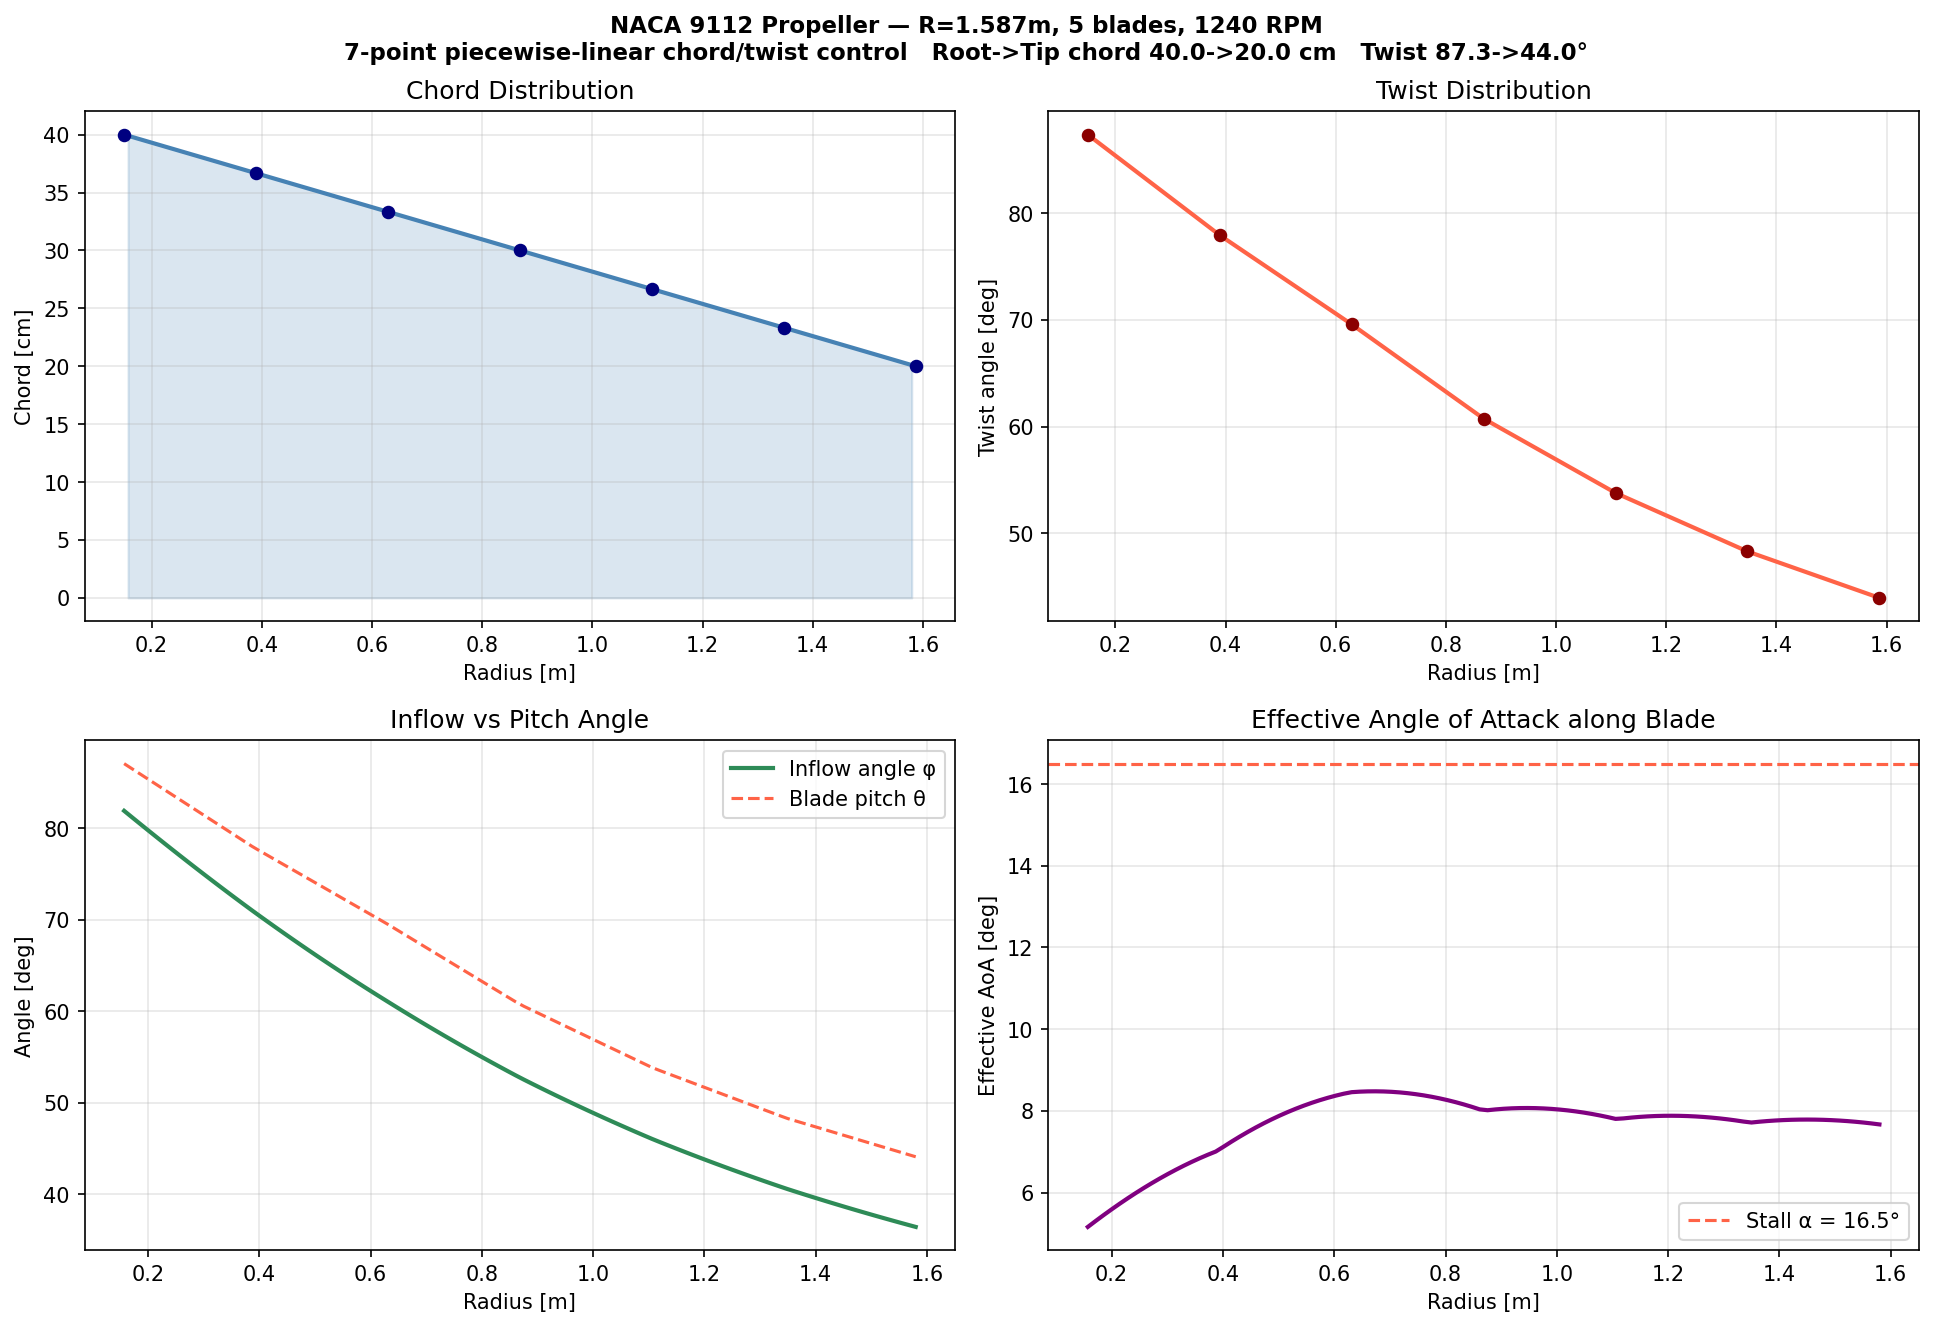

Python code for this plot:
# -*- coding: utf-8 -*-
"""Propeller Design using BEM + NeuralFoil (NACA 9112)
Spitfire Mk 24 geometry: R=1.587 m, 5 blades, 1240 RPM
Optimise: piecewise-linear N-point chord and twist distributions for max CT at 250 kts
"""

import numpy as np
from scipy.optimize import minimize, brentq
from scipy.interpolate import interp1d
import matplotlib.pyplot as plt
import aerosandbox as asb
import neuralfoil as nf

# ============================================================
# 1. ISA Conditions at 10,000 ft
# ============================================================
alt_m   = 10_000 * 0.3048
T       = 288.15 - 0.0065 * alt_m
rho     = 1.225 * (T / 288.15) ** 4.256
a_sound = np.sqrt(1.4 * 287 * T)
mu      = 1.458e-6 * T**1.5 / (T + 110.4)
nu      = mu / rho

# ============================================================
# 2. Propeller Parameters — Spitfire Mk 24
# ============================================================
R       = 1.587   # radius [m]
R_root  = 0.150   # hub radius [m]
N_b     = 5       # blades
RPM     = 1240    # propeller RPM
Omega   = RPM * 2 * np.pi / 60
N_EL    = 100      # spanwise elements
a_w     = 0.61    # wake contraction ratio

V_DESIGN = 250 * 0.51444   # design speed: 250 kts [m/s]
N_CTRL = 7
GEOM_CTRL_STATIONS = np.linspace(0.0, 1.0, N_CTRL)  # active blade span: root -> tip

CHORD_GUESS_ROOT = 0.25
CHORD_GUESS_TIP = 0.12

CHORD_MIN_ROOT = 0.05
CHORD_MIN_TIP = 0.02
CHORD_MAX_ROOT = 0.40
CHORD_MAX_TIP = 0.20

# Twist is now referenced to the design-point inflow angle instead of fixed
# absolute bounds. This avoids forcing the optimizer into strongly negative AoA
# at high advance ratio.
TWIST_ALPHA_GUESS_DEG = 4.0
TWIST_ALPHA_MIN_DEG = -2.0
TWIST_ALPHA_MAX_DEG = 12.0
TWIST_ABS_MIN_DEG = 5.0
TWIST_ABS_MAX_DEG = 95.0

# ============================================================
# 3. NeuralFoil Polars for NACA 9112
# Pre-computed at 75% span (most aerodynamically loaded region)
# ============================================================
airfoil     = asb.Airfoil("naca9112")
ALPHA_POLAR = np.linspace(-10, 25, 71)

lambda_c_design = V_DESIGN / (Omega * R)
r75      = 0.75 * R
V_loc_75 = Omega * R * np.sqrt((r75/R)**2 + lambda_c_design**2)
c_ref    = 0.20          # reference chord estimate for Re [m]
Re_ref   = V_loc_75 * c_ref / nu
M_ref    = V_loc_75 / a_sound

print(f"Reference polar conditions (75% span, 250 kts):")
print(f"  V_local = {V_loc_75:.1f} m/s  M = {M_ref:.3f}  Re = {Re_ref/1e6:.2f}M")
print("  Running NeuralFoil for NACA 9112...")

aero   = nf.get_aero_from_airfoil(airfoil=airfoil, alpha=ALPHA_POLAR,
                                   Re=Re_ref, model_size="large")
CL_raw = np.array(aero["CL"])
CD_raw = np.array(aero["CD"])

CL_func = interp1d(ALPHA_POLAR, CL_raw, bounds_error=False,
                   fill_value=(CL_raw[0], CL_raw[-1]))
CD_func = interp1d(ALPHA_POLAR, CD_raw, bounds_error=False,
                   fill_value=(CD_raw[0], CD_raw[-1]))

print(f"  CL_max = {CL_raw.max():.3f}  at α = {ALPHA_POLAR[CL_raw.argmax()]:.1f}°")
print(f"  Best L/D = {(CL_raw/CD_raw).max():.1f}  at α = {ALPHA_POLAR[(CL_raw/CD_raw).argmax()]:.1f}°")
phi_ctrl_deg = np.degrees(np.arctan2(lambda_c_design, (R_root / R) + GEOM_CTRL_STATIONS * (1.0 - R_root / R)))
print(
    f"  Design inflow angle range (no induced flow): "
    f"{phi_ctrl_deg[0]:.1f}° at root to {phi_ctrl_deg[-1]:.1f}° at tip"
)

# ============================================================
# 4. Geometry + BEM Solver (Full — with Drag + Prandtl-Glauert per element)
# ============================================================
def build_control_labels():
    labels = []
    for station in GEOM_CTRL_STATIONS:
        if np.isclose(station, 0.0):
            labels.append("Root")
        elif np.isclose(station, 1.0):
            labels.append("Tip")
        else:
            labels.append(f"{int(round(station * 100))}% span")
    return labels


GEOM_CTRL_LABELS = build_control_labels()


def unpack_design_variables(x):
    n_ctrl = len(GEOM_CTRL_STATIONS)
    if len(x) != 2 * n_ctrl:
        raise ValueError(f"Expected {2 * n_ctrl} design variables, got {len(x)}")
    chord_ctrl = np.asarray(x[:n_ctrl], dtype=float)
    twist_ctrl_deg = np.asarray(x[n_ctrl:], dtype=float)
    return chord_ctrl, twist_ctrl_deg


def build_blade_geometry(chord_ctrl, twist_ctrl_deg, N):
    r_nd = R_root / R
    dr = (1.0 - r_nd) / N
    r_arr = np.linspace(r_nd + dr / 2, 1.0 - dr / 2, N)

    # Piecewise-linear interpolation between the optimized control points.
    span_frac = np.linspace(0.5 / N, 1.0 - 0.5 / N, N)
    c_arr = np.interp(span_frac, GEOM_CTRL_STATIONS, chord_ctrl)
    theta_arr_deg = np.interp(span_frac, GEOM_CTRL_STATIONS, twist_ctrl_deg)
    theta_arr_rad = np.deg2rad(theta_arr_deg)
    return r_arr, dr, c_arr, theta_arr_deg, theta_arr_rad


def solve_inflow(r, sigma, theta_rad, lambda_c):
    def residual(lambda_i):
        lam = lambda_c + lambda_i
        phi = np.arctan(lam / r)
        alpha_deg = np.degrees(theta_rad - phi)

        # Prandtl-Glauert correction for local Mach (CL only)
        V_loc = Omega * R * np.sqrt(r**2 + lam**2)
        M_loc = V_loc / a_sound
        pg = 1.0 / np.sqrt(max(1.0 - M_loc**2, 0.05))

        CL = float(CL_func(alpha_deg)) * pg
        CD = float(CD_func(alpha_deg))

        # Standard actuator disk: 4 lambda_i lambda r = CT_blade
        CT_mom = 4.0 * lambda_i * lam * r
        CT_blade = 0.5 * sigma * (r**2 + lam**2) * (CL * np.cos(phi) - CD * np.sin(phi))
        return CT_mom - CT_blade

    try:
        lambda_i = brentq(residual, 0.0, 5.0, maxiter=100, xtol=1e-8)
        return lambda_c + lambda_i
    except Exception:
        return lambda_c


def design_inflow_angles_deg():
    r_root_nd = R_root / R
    r_ctrl_nd = r_root_nd + GEOM_CTRL_STATIONS * (1.0 - r_root_nd)
    return np.degrees(np.arctan2(lambda_c_design, r_ctrl_nd))


def build_initial_guess():
    chord_guess = np.linspace(CHORD_GUESS_ROOT, CHORD_GUESS_TIP, N_CTRL)
    twist_guess = np.clip(
        design_inflow_angles_deg() + TWIST_ALPHA_GUESS_DEG,
        TWIST_ABS_MIN_DEG,
        TWIST_ABS_MAX_DEG,
    )
    return np.concatenate([chord_guess, twist_guess])


def build_bounds():
    chord_lower = np.linspace(CHORD_MIN_ROOT, CHORD_MIN_TIP, N_CTRL)
    chord_upper = np.linspace(CHORD_MAX_ROOT, CHORD_MAX_TIP, N_CTRL)
    phi_ctrl_deg = design_inflow_angles_deg()
    twist_lower = np.clip(
        phi_ctrl_deg + TWIST_ALPHA_MIN_DEG,
        TWIST_ABS_MIN_DEG,
        TWIST_ABS_MAX_DEG,
    )
    twist_upper = np.clip(
        phi_ctrl_deg + TWIST_ALPHA_MAX_DEG,
        TWIST_ABS_MIN_DEG,
        TWIST_ABS_MAX_DEG,
    )

    chord_bounds = list(zip(chord_lower, chord_upper))
    twist_bounds = list(zip(twist_lower, twist_upper))
    return chord_bounds + twist_bounds


def build_monotonic_constraints():
    constraints = []
    n_ctrl = len(GEOM_CTRL_STATIONS)

    for i in range(n_ctrl - 1):
        constraints.append({"type": "ineq", "fun": lambda x, i=i: x[i] - x[i + 1]})

    offset = n_ctrl
    for i in range(n_ctrl - 1):
        constraints.append(
            {"type": "ineq", "fun": lambda x, i=i, offset=offset: x[offset + i] - x[offset + i + 1]}
        )

    return constraints


def bem_solver(design_vars, V_c, N=N_EL):
    """
    Full BEM with drag.
    Inflow ratio λ solved iteratively via brentq at each element.
    Returns CT, CQ, propulsive efficiency eta.
    """
    lambda_c = V_c / (Omega * R)
    chord_ctrl, twist_ctrl_deg = unpack_design_variables(design_vars)
    r_arr, dr, c_arr, _, theta_arr = build_blade_geometry(chord_ctrl, twist_ctrl_deg, N)

    total_CT = 0.0
    total_CQ = 0.0

    for k in range(N):
        r     = r_arr[k]
        c     = c_arr[k]
        theta = theta_arr[k]
        sigma = N_b * c / (np.pi * R)

        lam = solve_inflow(r, sigma, theta, lambda_c)

        phi       = np.arctan(lam / r)
        alpha_deg = np.degrees(theta - phi)
        V_loc     = Omega * R * np.sqrt(r**2 + lam**2)
        M_loc     = V_loc / a_sound
        pg        = 1.0 / np.sqrt(max(1.0 - M_loc**2, 0.05))

        CL = float(CL_func(alpha_deg)) * pg
        CD = float(CD_func(alpha_deg))

        dCT = 0.5 * sigma * (r**2 + lam**2) * (CL*np.cos(phi) - CD*np.sin(phi)) * dr
        dCQ = 0.5 * sigma * (r**2 + lam**2) * (CL*np.sin(phi) + CD*np.cos(phi)) * r * dr

        total_CT += dCT
        total_CQ += dCQ

    eta = (total_CT * lambda_c / total_CQ) if (total_CT > 0.0 and total_CQ > 1e-9) else np.nan
    return total_CT, total_CQ, eta

# ============================================================
# 5. Optimisation — Max CT at 250 kts
# ============================================================
def objective(x):
    CT, *_ = bem_solver(x, V_DESIGN)
    return -CT

print(
    f"\nOptimising piecewise-linear propeller geometry with {N_CTRL} control points "
    f"per distribution (design point: 250 kts)..."
)

result = minimize(
    objective,
    x0    = build_initial_guess(),
    method= "SLSQP",
    bounds= build_bounds(),
    constraints=build_monotonic_constraints(),
)

if not result.success:
    print(f"WARNING: Optimizer did not fully converge: {result.message}")

opt_design = result.x
opt_chord_ctrl, opt_twist_ctrl = unpack_design_variables(opt_design)

print(f"\n{'='*52}")
print("OPTIMAL PROPELLER GEOMETRY  (NACA 9112)")
print(f"{'='*52}")
print(f"  Radius      : {R:.3f} m")
print(f"  Blades      : {N_b}")
print(f"  RPM         : {RPM}")
print(f"  Ctrl pts    : {N_CTRL}")
print("  Variation   : piecewise-linear between adjacent control points")
for label, chord, twist in zip(GEOM_CTRL_LABELS, opt_chord_ctrl, opt_twist_ctrl):
    print(f"  {label:8}: chord = {chord*100:.1f} cm   twist = {twist:.1f}°")

# ============================================================
# 6. Performance Across Speed Range
# ============================================================
print(f"\n{'='*65}")
print("PERFORMANCE ACROSS SPEED RANGE")
print(f"{'='*65}")
print(f"{'Speed':>8} {'CT':>9} {'CQ':>9} {'eta':>7} {'Thrust [N]':>12} {'Power [kW]':>11}")
print("-"*65)

for kts in [200, 250, 300]:
    V  = kts * 0.51444
    CT, CQ, eta = bem_solver(opt_design, V)
    T  = CT * rho * np.pi * R**2 * (Omega * R)**2
    P  = CQ * rho * np.pi * R**2 * (Omega * R)**2 * R * Omega / 1000
    print(f"{kts:>7} kts  {CT:>9.5f}  {CQ:>9.5f}  {eta:>7.3f}  {T:>12.1f}  {P:>11.1f}")

# ============================================================
# 7. Spanwise Distributions for Plotting
# ============================================================
N_plot = 100
lambda_c = V_DESIGN / (Omega * R)
r_arr, _, c_arr, th_arr, th_arr_rad = build_blade_geometry(opt_chord_ctrl, opt_twist_ctrl, N_plot)
ctrl_r_phys = R_root + GEOM_CTRL_STATIONS * (R - R_root)

alpha_dist, phi_dist, lam_dist = [], [], []
for k in range(N_plot):
    r     = r_arr[k]
    sigma = N_b * c_arr[k] / (np.pi * R)
    theta = th_arr_rad[k]
    lam = solve_inflow(r, sigma, theta, lambda_c)
    phi   = np.arctan(lam / r)
    alpha = np.degrees(theta - phi)
    alpha_dist.append(alpha)
    phi_dist.append(np.degrees(phi))
    lam_dist.append(lam)

r_phys = r_arr * R   # physical radius [m]

# ============================================================
# 8. Plots
# ============================================================
fig, axes = plt.subplots(2, 2, figsize=(13, 9))

# Chord distribution
ax = axes[0, 0]
ax.plot(r_phys, np.array(c_arr)*100, color="steelblue", linewidth=2)
ax.scatter(ctrl_r_phys, opt_chord_ctrl * 100, color="navy", s=30, zorder=3)
ax.fill_between(r_phys, np.array(c_arr)*100, alpha=0.2, color="steelblue")
ax.set_xlabel("Radius [m]"); ax.set_ylabel("Chord [cm]")
ax.set_title("Chord Distribution"); ax.grid(True, alpha=0.3)

# Twist distribution
ax = axes[0, 1]
ax.plot(r_phys, th_arr, color="tomato", linewidth=2)
ax.scatter(ctrl_r_phys, opt_twist_ctrl, color="darkred", s=30, zorder=3)
ax.set_xlabel("Radius [m]"); ax.set_ylabel("Twist angle [deg]")
ax.set_title("Twist Distribution"); ax.grid(True, alpha=0.3)

# Inflow angle
ax = axes[1, 0]
ax.plot(r_phys, phi_dist, color="seagreen", linewidth=2, label="Inflow angle φ")
ax.plot(r_phys, th_arr, color="tomato", linewidth=1.5, linestyle="--", label="Blade pitch θ")
ax.set_xlabel("Radius [m]"); ax.set_ylabel("Angle [deg]")
ax.set_title("Inflow vs Pitch Angle"); ax.legend(); ax.grid(True, alpha=0.3)

# Effective AoA
ax = axes[1, 1]
ax.plot(r_phys, alpha_dist, color="purple", linewidth=2)
ax.axhline(ALPHA_POLAR[CL_raw.argmax()], color="tomato", linestyle="--",
           linewidth=1.5, label=f"Stall α = {ALPHA_POLAR[CL_raw.argmax()]:.1f}°")
ax.set_xlabel("Radius [m]"); ax.set_ylabel("Effective AoA [deg]")
ax.set_title("Effective Angle of Attack along Blade"); ax.legend(); ax.grid(True, alpha=0.3)

plt.suptitle(
    f"NACA 9112 Propeller — R={R}m, {N_b} blades, {RPM} RPM\n"
    f"{N_CTRL}-point piecewise-linear chord/twist control   "
    f"Root->Tip chord {opt_chord_ctrl[0]*100:.1f}->{opt_chord_ctrl[-1]*100:.1f} cm   "
    f"Twist {opt_twist_ctrl[0]:.1f}->{opt_twist_ctrl[-1]:.1f}°",
    fontsize=11, fontweight="bold"
)
plt.tight_layout()
plt.savefig("propeller_design.png", dpi=150, bbox_inches="tight")
print("\nPlot saved: propeller_design.png")
